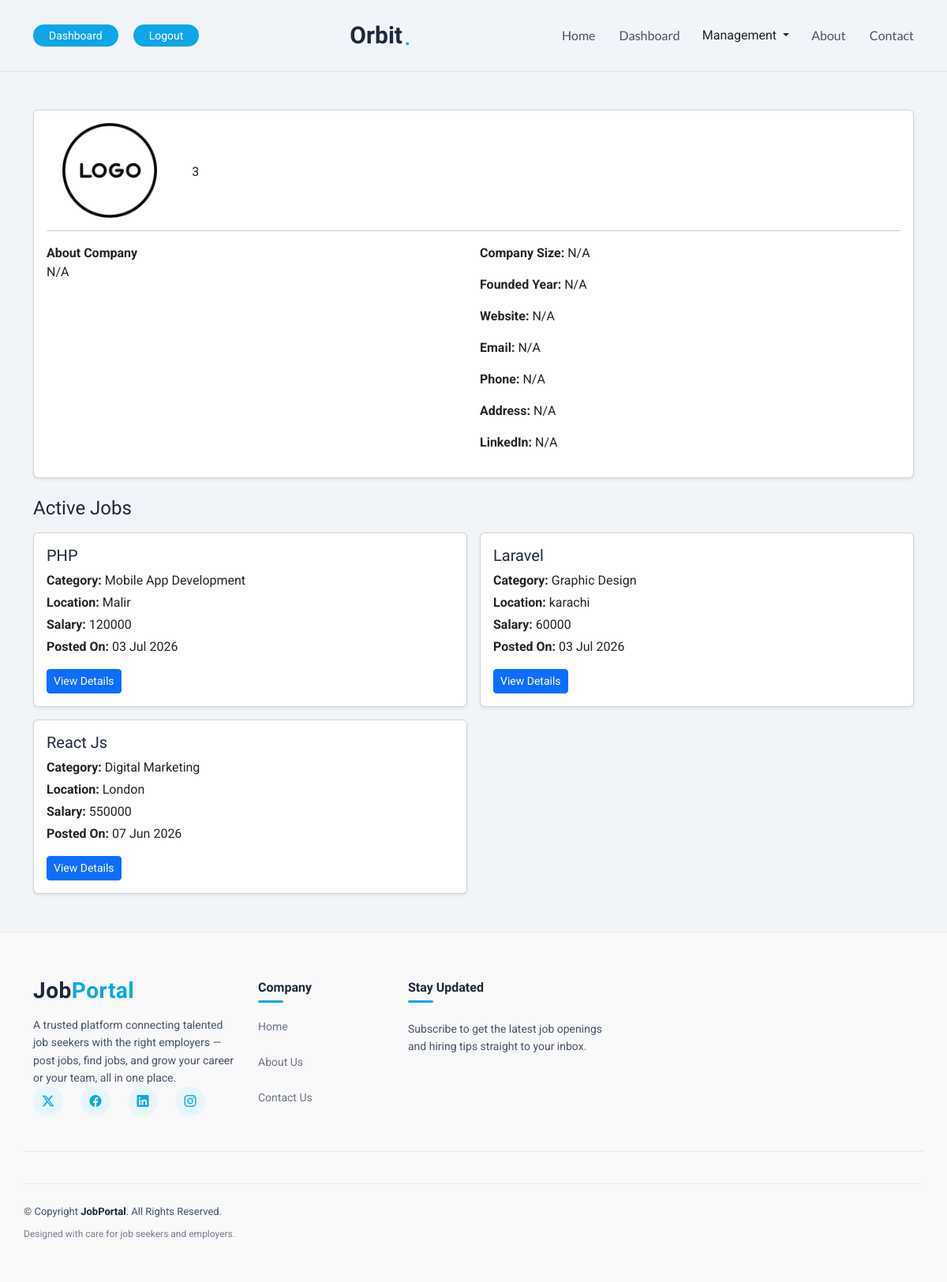
Page /company.php?id=2 (signed in) on the committed database.
### tables this page shows
CREATE TABLE `jobs` (
  `id` int(11) NOT NULL,
  `user_id` int(11) DEFAULT NULL,
  `title` varchar(255) DEFAULT NULL,
  `company` varchar(255) DEFAULT NULL,
  `location` varchar(255) DEFAULT NULL,
  `salary` varchar(100) DEFAULT NULL,
  `description` text DEFAULT NULL,
  `created_at` timestamp NOT NULL DEFAULT current_timestamp(),
  `category_id` int(11) DEFAULT NULL,
  `status` varchar(20) DEFAULT 'open',
  `job_type` enum('Full Time','Part Time','Internship','Contract','Remote','Hybrid') NOT NULL DEFAULT 'Full Time'
);

CREATE TABLE `categories` (
  `id` int(11) NOT NULL,
  `name` varchar(100) NOT NULL
);

### company.php (the view, shortened to what this page needs)
<?php
require_once './includes/config.php';
$id = intval($_GET['id']);
$result = mysqli_query($conn, "SELECT * FROM users WHERE id = $id AND role = 'employer'");
$company = mysqli_fetch_assoc($result);
$jobs_result = mysqli_query($conn, "SELECT *,jobs.id as job_id,categories.name AS cat_name FROM jobs inner join categories on jobs.category_id = categories.id WHERE user_id = $id AND status = 'open' ORDER BY jobs.id DESC");
$total_jobs_query = "select count(*) as total_jobs from jobs where user_id = $id and status = 'open'";
$total_jobs_result = mysqli_query($conn, $total_jobs_query);
$total_jobs = mysqli_fetch_assoc($total_jobs_result);
require_once './includes/header.php';
?>
<div class="container my-5">
    <div class="card shadow-sm mb-4">
        <div class="card-body">
            <div class="row align-items-center">
                <div class="col-md-2 text-center mb-3 mb-md-0">
                    <?php if (!empty($company['company_logo'])) { ?>
                        <img src="uploads/company_logos/<?php echo $company['company_logo']; ?>" width="120" height="120" style="object-fit:cover; border-radius:5px;">
                    <?php } else { ?>
                        <img src="assets/img/default_company.png" width="120" height="120" style="object-fit:cover; border-radius:5px;">
                    <?php } ?>
                </div>
                <div class="col-md-10">
                    <p class="mb-1"><?php echo $total_jobs['total_jobs']; ?></p>
                </div>
            </div>
            <hr>
            <div class="row g-3">
                <div class="col-md-6">
                    <strong>About Company</strong>
                    <p><?php echo !empty($company['company_about']) ? nl2br($company['company_about']) : 'N/A'; ?>
</p>
                </div>
                <div class="col-md-6">
                    <p><strong>Company Size:</strong> <?php echo !empty($company['company_size']) ? $company['company_size'] : 'N/A'; ?> </p>
                    <p><strong>Founded Year:</strong> <?php echo !empty($company['company_founded_year']) ? $company['company_founded_year'] : 'N/A'; ?></p>
                    <p><strong>Website:</strong>
                        <?php if (!empty($company['company_website'])) { ?>
                            <a href="<?php echo $company['company_website']; ?>" target="_blank"><?php echo $company['company_website']; ?></a>
                        <?php } else { ?>
                            N/A
                        <?php } ?>
                    </p>
                    <p><strong>Email:</strong> <?php echo !empty($company['company_email']) ? $company['company_email'] : 'N/A'; ?>  </p>
                    <p><strong>Phone:</strong> <?php echo !empty($company['company_phone']) ? $company['company_phone'] : 'N/A'; ?>  </p>
                    <p><strong>Address:</strong> <?php echo !empty($company['company_address']) ? nl2br($company['company_address']) : 'N/A'; ?> </p>
                    <p><strong>LinkedIn:</strong>
                        <?php if (!empty($company['company_linkedin'])) { ?>
                            <a href="<?php echo $company['company_linkedin']; ?>" target="_blank"><?php echo $company['company_linkedin']; ?></a>
                        <?php } else { ?>
                            N/A
                        <?php } ?>
                    </p>
                </div>
            </div>
        </div>
    </div>
    <h4 class="mb-3">Active Jobs</h4>
    <div class="row g-3">
        <?php if (mysqli_num_rows($jobs_result) > 0) { ?>
            <?php while ($job = mysqli_fetch_assoc($jobs_result)) { ?>
                <div class="col-md-6">
                    <div class="card shadow-sm h-100">
                        <div class="card-body">
                            <h5><?php echo $job['title']; ?></h5>
                            <p class="mb-1"><strong>Category:</strong> <?php echo $job['cat_name']; ?></p>
                            <p class="mb-1"><strong>Location:</strong> <?php echo $job['location']; ?></p>
                            <p class="mb-1"><strong>Salary:</strong> <?php echo $job['salary']; ?></p>
                            <p class="mb-3"> <strong>Posted On:</strong> <?php echo date("d M Y", strtotime($job['created_at'])); ?> </p>
                            <a href="job-details.php?id=<?php echo $job['job_id']; ?>" class="btn btn-primary btn-sm">View Details</a>
                        </div>
                    </div>
                </div>
            <?php } ?>
        <?php } else { ?>
            <div class="col-12">
                <p>No active jobs posted by this company.</p>
            </div>
        <?php } ?>
    </div>
</div>
<?php require_once './includes/footer.php'; ?>

### rows in the picture
jobs: title "PHP", category.name "Mobile App Development", location "Malir", salary "120000", created_at "03 Jul 2026"
jobs: title "Laravel", category.name "Graphic Design", location "karachi", salary "60000", created_at "03 Jul 2026"
jobs: title "React Js", category.name "Digital Marketing", location "London", salary "550000", created_at "07 Jun 2026"

### other values in the picture
$total_jobs['total_jobs'] "3"
